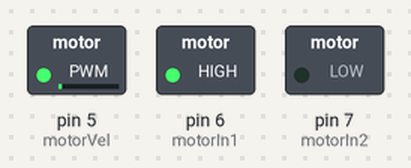
This program was run on a simulated Arduino Uno, built with avr-gcc and run on an emulated ATmega328P. Shown: switched loads named in the program (green lamp = pin HIGH).

Above: at 0.05 s.
At 2.8 s:
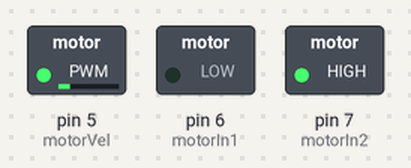
At 9.55 s:
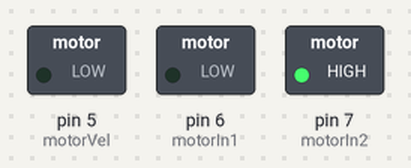
Timing chart, 0 to 12.5 s (numbered marks = the images above):
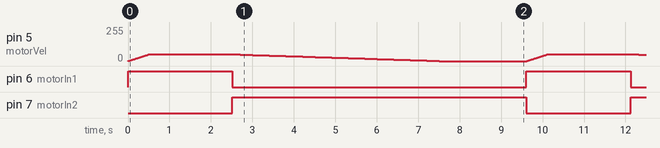

The program:

main.cpp
```cpp
#include <Arduino.h>

#define motorVel 5
#define motorIn1 6
#define motorIn2 7

void setup() {
  pinMode( motorVel, OUTPUT );
  pinMode( motorIn1, OUTPUT );
  pinMode( motorIn2, OUTPUT );
}

void loop() {
  digitalWrite( motorIn1, HIGH );
  digitalWrite( motorIn2, LOW );

  for( int vel = 0; vel <= 50; vel++ ){
    analogWrite( motorVel, vel );
    delay( 10 );
  }

  delay( 2000 ); //Motor gira no sentido horário até a vélocidade máxima por 2s

  digitalWrite( motorIn1, LOW );
  digitalWrite( motorIn2, HIGH );

  for( int vel = 50; vel >= 0; vel-- ){
    analogWrite( motorVel, vel );
    delay( 100 );
  }

  delay( 2000 ); //Motor gira no sentido anti-horário até a vélocidade mínnima por 2s
}
```

Measured:
- by itself, pin 6 (motorIn1): alternates HIGH for 2.5 s and LOW for 7.1 s
- by itself, pin 7 (motorIn2): alternates HIGH for 7.1 s and LOW for 2.5 s
